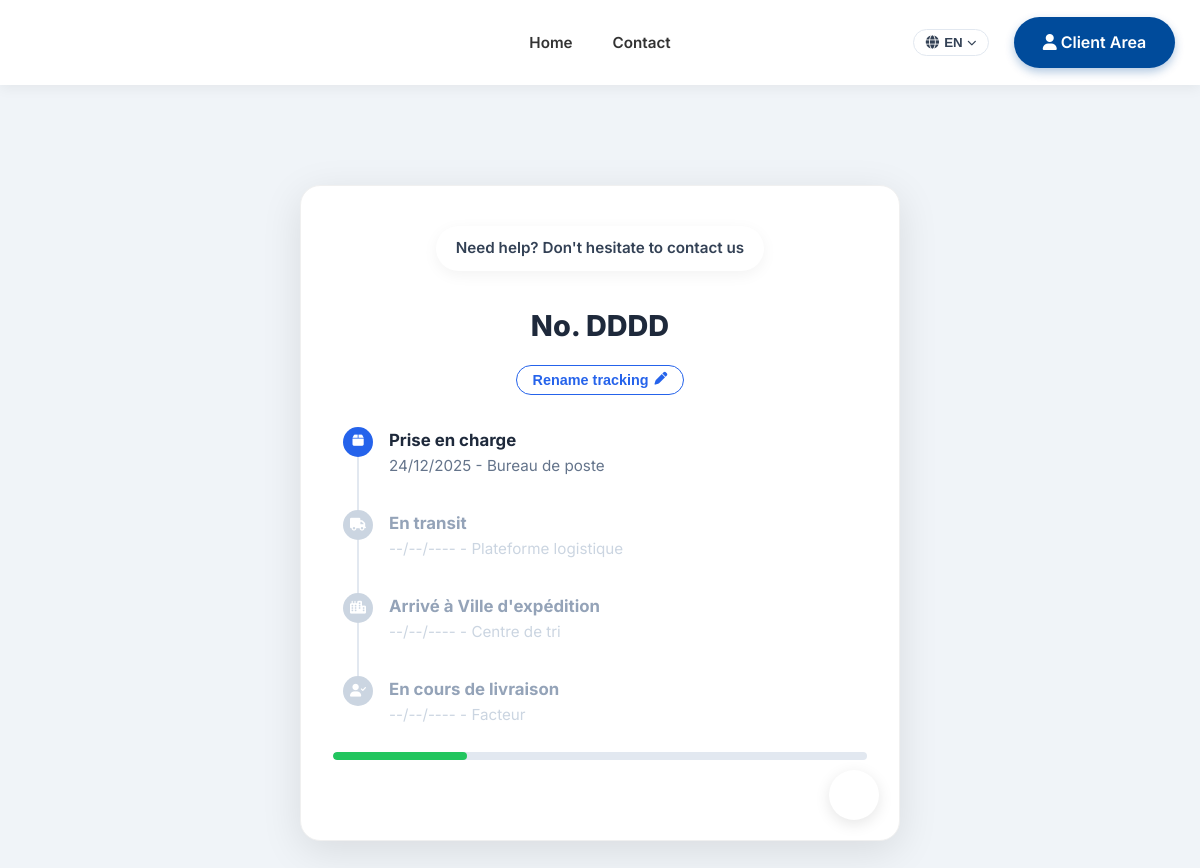
The page /suivi/DDDD on the database its author committed.
### app.py (models this page shows, shortened)
class Tracking(db.Model):
    id = db.Column(db.Integer, primary_key=True)
    code = db.Column(db.String(50), unique=True, nullable=False)
    status = db.Column(db.String(100), default="En cours de livraison")
    location = db.Column(db.String(100), default="Pays d'expédition")
    custom_message = db.Column(db.Text, nullable=True)
    weight = db.Column(db.String(20), default="PENDING")
    date_sent = db.Column(db.String(20), default=lambda: datetime.utcnow().strftime('%d/%m/%Y'))
    timestamp = db.Column(db.DateTime, default=datetime.utcnow)
    step1_label = db.Column(db.String(100), default="Prise en charge")
    step1_date = db.Column(db.String(50), default=lambda: datetime.utcnow().strftime('%d/%m/%Y'))
    step1_loc = db.Column(db.String(100), default="Bureau de poste")
    step2_label = db.Column(db.String(100), default="En transit")
    step2_date = db.Column(db.String(50), default="--/--/----")
    step2_loc = db.Column(db.String(100), default="Plateforme logistique")
    step3_label = db.Column(db.String(100), default="Arrivé à Ville d'expédition")
    step3_date = db.Column(db.String(50), default="--/--/----")
    step3_loc = db.Column(db.String(100), default="Centre de tri")
    step4_label = db.Column(db.String(100), default="En cours de livraison")
    step4_date = db.Column(db.String(50), default="--/--/----")
    step4_loc = db.Column(db.String(100), default="Facteur")

### app.py (the view)
@app.route('/suivi/<code>')
def track_result(code):
    tracking = Tracking.query.filter_by(code=code).first()
    if not tracking:
        tracking = Tracking(code=code)
        db.session.add(tracking)
        db.session.commit()
    return render_template('tracking.html', tracking=tracking)

### app.py (called while the page is built)
@app.context_processor
def inject_get_text():
    def get_text(key):
        lang = session.get('lang', 'en')
        return TRANSLATIONS.get(lang, TRANSLATIONS['fr']).get(key, key)
    return dict(get_text=get_text)

### templates/tracking.html (shortened to what this page needs)
{% extends "base.html" %}
{% block content %}
<div class="container mobile-padding" style="padding-top: 100px; padding-bottom: 5rem;">
    <div class="card"
        style="max-width: 600px; margin: 0 auto; overflow: hidden; padding: 0; box-shadow: 0 10px 40px rgba(0,0,0,0.1); border-radius: 20px; position: relative;">
        <div style="padding: 2.5rem 2rem;">
            <div style="text-align: center; margin-bottom: 2rem;">
                <div style="margin-bottom: 2rem;">
                    <a href="{{ url_for('contact') }}" style="text-decoration: none; display: inline-block;">
                        <div
                            style="display: inline-flex; align-items: center; gap: 10px; background: #fff; padding: 10px 20px; border-radius: 30px; box-shadow: 0 4px 15px rgba(0,0,0,0.05); transition: transform 0.2s, box-shadow 0.2s;">
                            <span style="font-size: 0.95rem; color: #334155; font-weight: 600;">{{ get_text('help_text')
                                }}</span>
                        </div>
                    </a>
                </div>
                <h1 style="color: #1e293b; font-weight: 800; font-size: 1.8rem; margin: 0;">
                    {{ get_text('tracking_title') }} {{ tracking.code }}
                </h1>
                <div style="margin-top: 1rem;">
                    <button id="renameBtn" onclick="renameTracking()"
                        style="background: transparent; border: 1px solid #2563eb; color: #2563eb; padding: 6px 16px; border-radius: 20px; font-size: 0.9rem; font-weight: 600; cursor: pointer; display: inline-flex; align-items: center; gap: 6px;">
                        {{ get_text('tracking_rename') }} <i class="fas fa-pen" style="font-size: 0.8rem;"></i>
                    </button>
                </div>
            </div>
            <div class="vertical-timeline" style="position: relative; padding-left: 10px;">
                {% set current_step = 1 %}
                {% if tracking.step4_date != '--/--/----' %}
                {% set current_step = 4 %}
                {% elif tracking.step3_date != '--/--/----' %}
                {% set current_step = 3 %}
                {% elif tracking.step2_date != '--/--/----' %}
                {% set current_step = 2 %}
                {% endif %}
                <div class="timeline-step" style="display: flex; gap: 1rem; margin-bottom: 2rem; position: relative;">
                    <div class="timeline-line"
                        style="position: absolute; left: 14px; top: 30px; bottom: -35px; width: 2px; background-color: #e2e8f0;">
                    </div>
                    <div class="timeline-icon"
                        style="min-width: 30px; height: 30px;
                               background-color: {{ '#22c55e' if current_step > 1 else '#2563eb' if current_step == 1 else '#cbd5e1' }};
                               border-radius: 50%; display: flex; align-items: center; justify-content: center; z-index: 1;">
                        <i class="fas fa-box" style="color: white; font-size: 0.8rem;"></i>
                    </div>
                    <div class="timeline-content">
                        <div style="font-weight: 700; color: #1e293b; font-size: 1.05rem;">{{ tracking.step1_label }}
                        </div>
                        <div style="color: #64748b; font-size: 0.95rem;">{{ tracking.step1_date }} - {{
                            tracking.step1_loc }}</div>
                    </div>
                </div>
                <div class="timeline-step" style="display: flex; gap: 1rem; margin-bottom: 2rem; position: relative;">
                    <div class="timeline-line"
                        style="position: absolute; left: 14px; top: 30px; bottom: -35px; width: 2px; background-color: #e2e8f0;">
                    </div>
                    <div class="timeline-icon"
                        style="min-width: 30px; height: 30px;
                               background-color: {{ '#22c55e' if current_step > 2 else '#2563eb' if current_step == 2 else '#cbd5e1' }};
                               border-radius: 50%; display: flex; align-items: center; justify-content: center; z-index: 1;">
                        <i class="fas fa-truck" style="color: white; font-size: 0.8rem;"></i>
                    </div>
                    <div class="timeline-content">
                        <div
                            style="font-weight: 700; color: {{ '#1e293b' if current_step >= 2 else '#94a3b8' }}; font-size: 1.05rem;">
                            {{ tracking.step2_label }}</div>
                        <div style="color: {{ '#64748b' if current_step >= 2 else '#cbd5e1' }}; font-size: 0.95rem;">{{
                            tracking.step2_date }} - {{ tracking.step2_loc }}</div>
                    </div>
                </div>
                <div class="timeline-step" style="display: flex; gap: 1rem; margin-bottom: 2rem; position: relative;">
                    <div class="timeline-line"
                        style="position: absolute; left: 14px; top: 30px; bottom: -35px; width: 2px; background-color: #e2e8f0;">
                    </div>
                    <div class="timeline-icon"
                        style="min-width: 30px; height: 30px;
                               background-color: {{ '#22c55e' if current_step > 3 else '#2563eb' if current_step == 3 else '#cbd5e1' }};
                               border-radius: 50%; display: flex; align-items: center; justify-content: center; z-index: 1;">
                        <i class="fas fa-city" style="color: white; font-size: 0.8rem;"></i>
                    </div>
                    <div class="timeline-content">
                        <div
                            style="font-weight: 700; color: {{ '#1e293b' if current_step >= 3 else '#94a3b8' }}; font-size: 1.05rem;">
                            {{ tracking.step3_label }}</div>
                        <div style="color: {{ '#64748b' if current_step >= 3 else '#cbd5e1' }}; font-size: 0.95rem;">{{
                            tracking.step3_date }} - {{ tracking.step3_loc }}</div>
                    </div>
                </div>
                <div class="timeline-step" style="display: flex; gap: 1rem; margin-bottom: 1.5rem; position: relative;">
                    <div class="timeline-icon"
                        style="min-width: 30px; height: 30px;
                               background-color: {{ '#22c55e' if current_step == 4 else '#cbd5e1' }};
                               border-radius: 50%; display: flex; align-items: center; justify-content: center; z-index: 1;">
                        <i class="fas fa-user-check" style="color: white; font-size: 0.8rem;"></i>
                    </div>
                    <div class="timeline-content">
                        <div
                            style="font-weight: 700; color: {{ '#1e293b' if current_step == 4 else '#94a3b8' }}; font-size: 1.05rem;">
                            {{ tracking.step4_label }}</div>
                        <div style="color: {{ '#64748b' if current_step == 4 else '#cbd5e1' }}; font-size: 0.95rem;">{{
                            tracking.step4_date }} - {{ tracking.step4_loc }}</div>
                    </div>
                </div>
            </div>
            <div style="margin-bottom: 2.5rem;">
                {% set progress_width = (current_step / 4) * 100 %}
                <div
                    style="height: 8px; background-color: #e2e8f0; border-radius: 4px; overflow: hidden; display: flex;">
                    <div
                        style="width: {{ progress_width }}%; background-color: #22c55e; height: 100%; border-radius: 4px; transition: width 0.5s ease;">
                    </div>
                </div>
            </div>
        </div>
        <div
            style="position: absolute; bottom: 20px; right: 20px; width: 50px; height: 50px; background: white; border-radius: 50%; box-shadow: 0 4px 15px rgba(0,0,0,0.1); display: flex; align-items: center; justify-content: center; overflow: hidden;">
            <img src="{{ url_for('static', filename='img/logo.png') }}" alt="Service Client"
                style="width: 80%; height: auto;">
        </div>
    </div>
</div>
{% endblock %}

### static/css/style.css (style rules this page uses)
:root { --primary-color: #004B9B; --primary-light: #0063cc; --primary-dark: #003366; --secondary-color: #FFCC00; --secondary-hover: #e6b800; --text-main: #333333; --text-muted: #666666; --bg-body: #f0f4f8; --bg-card: #ffffff; --bg-section-alt: #e3f2fd; --shadow-soft: 0 4px 20px rgba(0, 75, 155, 0.1); --shadow-hover: 0 15px 35px rgba(0, 75, 155, 0.15); --radius-main: 12px; --font-main: 'Inter', sans-serif; }
* { box-sizing: border-box; margin: 0; padding: 0; }
body { font-family: var(--font-main); background-color: var(--bg-body); color: var(--text-main); line-height: 1.6; display: flex; flex-direction: column; min-height: 100vh; }
.container { max-width: 1400px; margin: 0 auto; padding: 0 25px; }
a { transition: color 0.2s; }
.card { background: white; padding: 3rem; border-radius: 16px; box-shadow: 0 10px 40px rgba(0, 0, 0, 0.08); margin-top: 2rem; border: 1px solid #f0f0f0; }

### rows shown on the page
Tracking: code "DDDD", step1_label "Prise en charge", step1_date "24/12/2025", step1_loc "Bureau de poste", step2_label "En transit", step2_date "--/--/----", step2_loc "Plateforme logistique", step3_label "Arrivé à Ville d'expédition", step3_date "--/--/----", step3_loc "Centre de tri", step4_label "En cours de livraison", step4_date "--/--/----", step4_loc "Facteur"

### other values the page prints
{{ get_text('nav_home') }} "Home"
{{ get_text('nav_contact') }} "Contact"
{{ session.get('lang', 'en')|upper }} "EN"
{{ get_text('nav_client') }} "Client Area"
{{ get_text('help_text') }} "Need help? Don't hesitate to contact us"
{{ get_text('tracking_title') }} "No."
{{ get_text('tracking_rename') }} "Rename tracking"
